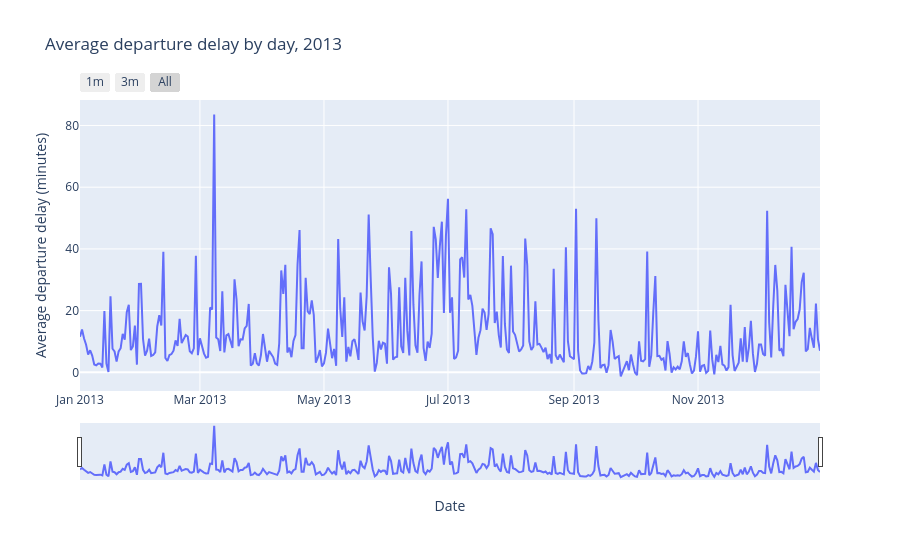

This figure's notebook cell:
### Code cell
# TODO: Create a line chart of average departure delay over time
fig = px.line(

    title="Average departure delay by day, 2013",
    labels={"date": "Date", "avg_delay": "Average departure delay (minutes)"}
)


#TODO: Add a range slider and range selector buttons to the x-axis
# fig.update_xaxes(
    
# )
fig.show()

### Figure 1 — Plotly figure (JSON) as saved in the notebook; plotly's stock layout.template omitted (floating-point values rounded to 4 significant figures; data arrays with more than 128 entries replaced by an {"elided": "..."} marker saying what was removed)
{"data": [{"hovertemplate": "Date=%{x}<br>Average departure delay (minutes)=%{y}<extra></extra>", "legendgroup": "", "line": {"color": "#636efa", "dash": "solid"}, "marker": {"symbol": "circle"}, "mode": "lines", "name": "", "orientation": "v", "showlegend": false, "type": "scatter", "x": {"elided": "365 str values"}, "xaxis": "x", "y": {"elided": "365 float values"}, "yaxis": "y"}], "layout": {"legend": {"tracegroupgap": 0}, "title": {"text": "Average departure delay by day, 2013"}, "xaxis": {"anchor": "y", "domain": [0, 1], "rangeselector": {"buttons": [{"count": 1, "label": "1m", "step": "month", "stepmode": "backward"}, {"count": 3, "label": "3m", "step": "month", "stepmode": "backward"}, {"label": "All", "step": "all"}]}, "rangeslider": {"visible": true}, "title": {"text": "Date"}}, "yaxis": {"anchor": "x", "domain": [0, 1], "title": {"text": "Average departure delay (minutes)"}}}}
